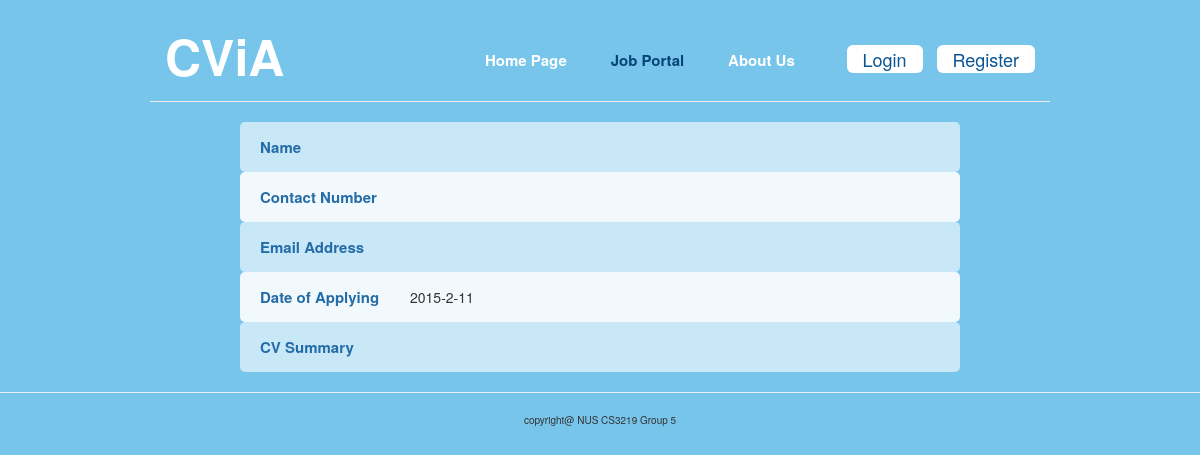
Before: /view/cvPage.php?cv_id=1 with the older database file.
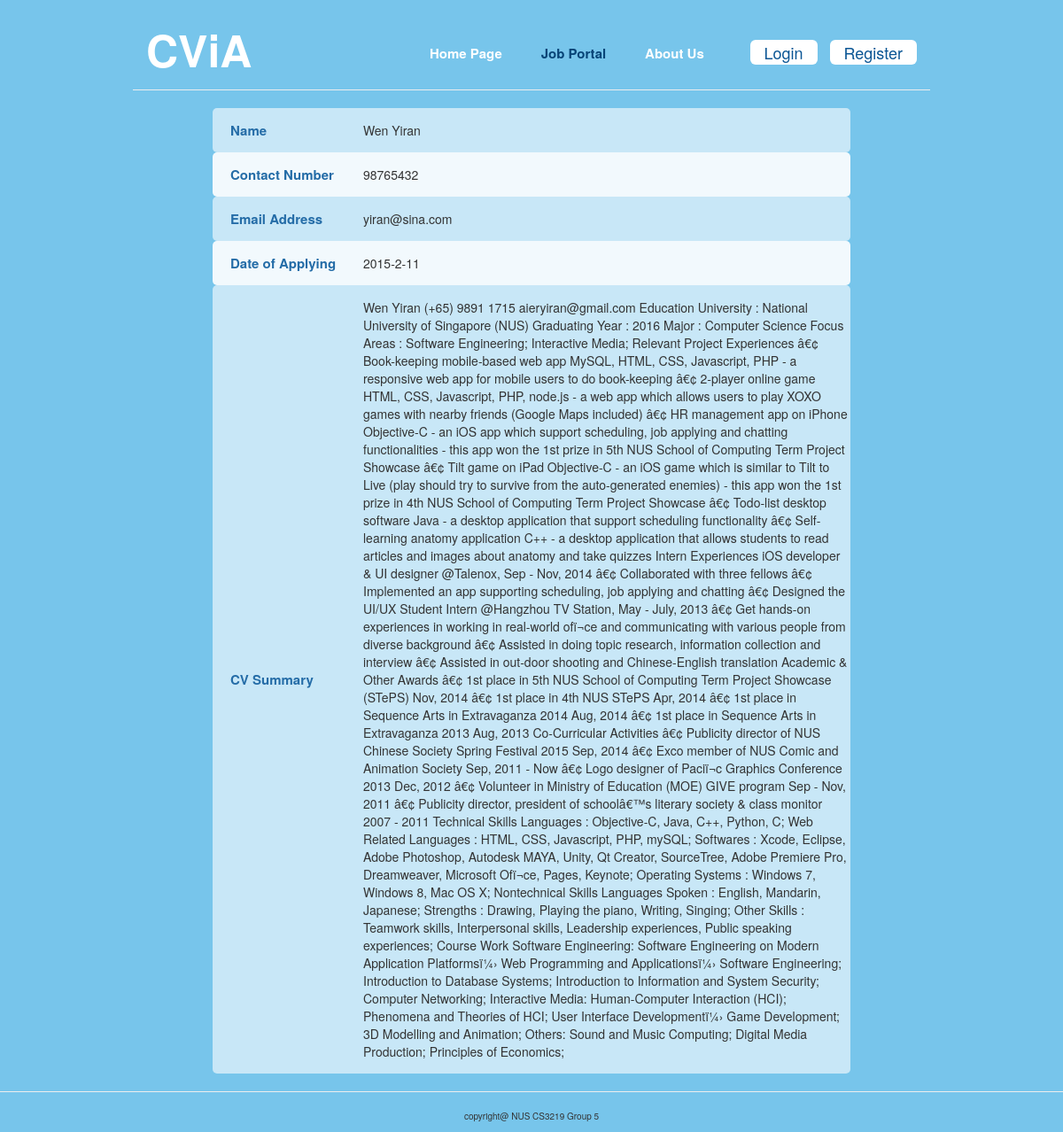
After: the same page with the newer database file.
### tables this page shows
CREATE TABLE `CV` (
`cv_id` int(10) NOT NULL,
  `cv_job_id` int(11) NOT NULL,
  `cv_keyword` varchar(255) DEFAULT NULL,
  `cv_name` varchar(255) NOT NULL,
  `cv_phone` varchar(32) DEFAULT NULL,
  `cv_email` varchar(64) DEFAULT NULL,
  `cv_description` longtext NOT NULL,
  `cv_grade` int(11) NOT NULL
);

### includes/config.php (called while the page is built, shortened)
<?php
try {
	$db = new PDO("mysql:host=".DBHOST.";port=3306;dbname=".DBNAME, DBUSER, DBPASS);
	$db->setAttribute(PDO::ATTR_ERRMODE, PDO::ERRMODE_EXCEPTION);
} catch(PDOException $e) {
    echo '<p class="bg-danger">'.$e->getMessage().'</p>';
    exit;
}
$user = new User($db);
?>

### view/cvPage.php (the view, shortened to what this page needs)
<!DOCTYPE html>
<html lang="en">
  <head>
    <link href="css/bootstrap.min.css" rel="stylesheet">
    <link href="css/indexcss.css" rel="stylesheet">
  </head>
  <body>
    <?php
      require_once('../controller/processAction.php');
      $peopleID = $_GET["cv_id"];
      $tableName = 'CV';
      $sql = "SELECT * FROM ".$tableName." WHERE cv_id = ".$peopleID;
      $cvResult = mysql_query($sql);
      $row = mysql_fetch_assoc($cvResult);
    ?>
    <div id="wrapper">
      <div class="header">
        <div class="logoSection span_4 column">
          <p id="bigHeading">CViA</p>
        </div>
        <div class="tabSection span_8 column">
          <div class="tabs">
            <a href="index.php">Home Page</a>
            <a href="jobPortal.php" style="color:rgb(7, 68, 119);">Job Portal</a>
            <a href="aboutUs.php">About Us</a>
          </div>
          <div class="buttons">
            <?php
              if ($user->is_logged_in()){
                echo "<button id=\"LogoutButton\" type=\"button\" class=\"btn btn-default btn-lg\">Logout</button>";
              } else {
                echo "<button id=\"LoginButton\" type=\"button\" class=\"btn btn-default btn-lg\">Login</button>
                      <button id=\"RegisterButton\" type=\"button\" class=\"btn btn-default btn-lg\">Register</button>";
              }
            ?>
          </div>
        </div>
      </div>
      <hr>
      <div class="jobDescriptionPane">
        <table class="jobDescriptionTable">
          <tr class="oddLine">
            <td class="jtLabel">Name</td>
            <td><?php echo $row["cv_name"]?></td>
          </tr>
          <tr class="evenLine">
            <td class="jtLabel">Contact Number</td>
            <td><?php echo $row["cv_phone"]?></td>
          </tr>
          <tr class="oddLine">
            <td class="jtLabel">Email Address</td>
            <td><?php echo $row["cv_email"] ?></td>
          </tr>
          <tr class="evenLine">
            <td class="jtLabel">Date of Applying</td>
            <td>2015-2-11</td>
          </tr>
          <tr class="oddLine">
            <td class="jtLabel">CV Summary</td>
            <td class="jtDescription"><?php echo $row["cv_description"]?></td>
          </tr>
        </table>
      </div>
    </div>
    <hr>
    <footer>
    <p>copyright@ NUS CS3219 Group 5</p>
  </footer>
  </body>
</html>

Changed rows visible on the page:
now on this page (row edited): cv: cv_name "Wen Yiran", cv_phone "98765432", cv_email "yiran@sina.com", cv_description "Wen Yiran (+65) 9891 1715 aieryiran@gmail.com Education University : National University of Singapore (NUS) Graduating Year : 2016 Major : Computer Science Focus Areas : Software Engineering; Interactive Media; Relevant Project Experiences â€¢ Book-keeping mobile-based web app MySQL, HTML, CSS, Javascript, PHP - a responsive web app for mobile users to do book-keeping â€¢ 2-player online game HTML, CSS, Javascript, PHP, node.js - a web app which allows users to play XOXO games with nearby friends (Google Maps included) â€¢ HR management app on iPhone Objective-C - an iOS app which support scheduling, job applying and chatting functionalities - this app won the 1st prize in 5th NUS School of…"
